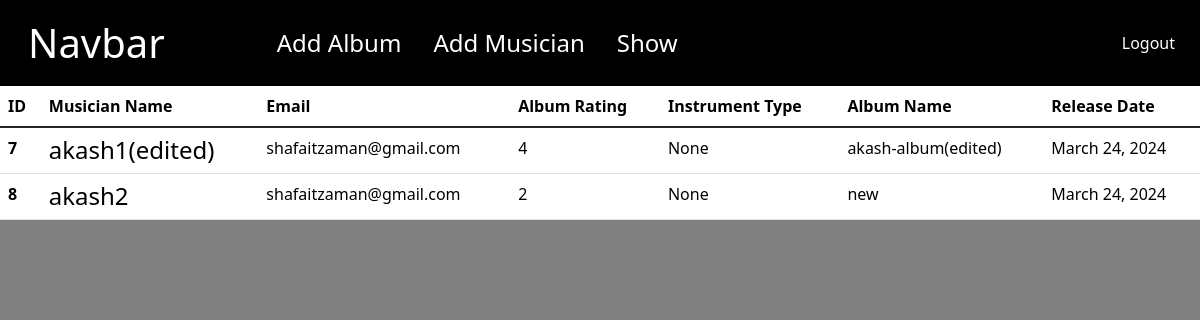
Page /show/ on the committed database.
### album/models.py (models this page shows)
class albums(models.Model):
    choice = [
        ("1", "1"),
        ("2", "2"),
        ("3", "3"),
        ("4", "4"),
        ("5", "5"),
    ]
    album_name = models.CharField(max_length=20)
    release_date = models.DateField()
    rating = models.CharField(choices=choice, max_length=50, default=True)
    musician = models.ForeignKey(musicians, on_delete=models.CASCADE)
    def __str__(self) -> str:
        return f"{self.album_name}"

### musician/models.py (models this page shows, shortened)
class musicians(models.Model):
    first_name = models.CharField(max_length=50)
    last_name = models.CharField(max_length=50)
    email = models.EmailField()
    phone_number = models.IntegerField()
    instrument_type = models.TextField(max_length=50, null=True, blank=True)

### show_detail/views.py (the view)
# urls.py: path("", index, name="add_album"),
def index(request):
    data = albums.objects.all()
    print(data)
    return render(
        request,
        "show_detail/index.html",
        {"data": data, "loged": request.user.is_authenticated},
    )

### show_detail/templates/show_detail/index.html (shortened to what this page needs)
{% extends "base.html" %}
{% load static %}
{% if not loged %}
{% block log %}
<a href="{% url 'logout' %}" class="btn btn-outline-daneger text-white" type="submit">Logout</a>
{% endblock log %}
{% endif %}
{% block content %}
<section>
    <table class="table">
        <thead>
            <tr>
                <th scope="col">ID</th>
                <th scope="col">Musician Name</th>
                <th scope="col">Email</th>
                <th scope="col">Album Rating</th>
                <th scope="col">Instrument Type</th>
                <th scope="col">Album Name</th>
                <th scope="col">Release Date</th>
            </tr>
        </thead>
        <tbody class="table-group-divider">
            {% for i in data %}
            <tr>
                <th scope="row">{{i.id}}</th>
                <td><a class="h4 text-decoration-none"
                        href="{% url "edit_musician" i.musician.id %}">{{i.musician.first_name}}</a></td>
                <td>{{i.musician.email}}</td>
                <td>{{i.rating}}</td>
                <td>{{i.instrument_type|default:"None"}}</td>
                <td>{{i.album_name}}</td>
                <td>{{i.release_date}}</td>
            </tr>
            {% endfor %}
        </tbody>
    </table>
</section>
{% endblock content %}

### templates/base.html (shortened to what this page needs)
<!DOCTYPE html>
<html lang="en">
<head>
    <link href="https://cdn.jsdelivr.net/npm/bootstrap@5.3.2/dist/css/bootstrap.min.css" rel="stylesheet"
        ntegrity="sha384-T3c6CoIi6uLrA9TneNEoa7RxnatzjcDSCmG1MXxSR1GAsXEV/Dwwykc2MPK8M2HN">
    <link rel="stylesheet" href="https://cdnjs.cloudflare.com/ajax/libs/font-awesome/6.5.1/css/all.min.css"
 />
</head>
<body>
    <nav class="navbar navbar-expand-lg bg-black">
        <div class="container-fluid">
            <a class="navbar-brand fs-1 mx-3 me-5 text-white" href="">Navbar</a>
            <div class="collapse navbar-collapse fs-4" id="navbarNavAltMarkup">
                <div class="navbar-nav ms-5">
                    <a class="nav-link active mx-2 text-white" aria-current="page" href="{% url 'add_album' %}">Add
                        Album</a>
                    <a class="nav-link mx-2 text-white" href="{% url "add_musician" %}">Add Musician</a>
                    <a class="nav-link mx-2 text-white" href="{% url "show" %}">Show</a>
                </div>
            </div>
            {% block log %}{% endblock log %}
        </div>
    </nav>
    {% block content %}{% endblock content %}
</body>
</html>

### templates/base.html (style rules this page uses)
body { background-color: gray; }

### rows in the picture
albums: id "7", musician.first_name "akash1(edited)", musician.email "shafaitzaman@gmail.com", rating "4", instrument_type "None", album_name "akash-album(edited)", release_date "March 24, 2024"
albums: id "8", musician.first_name "akash2", musician.email "shafaitzaman@gmail.com", rating "2", instrument_type "None", album_name "new", release_date "March 24, 2024"
